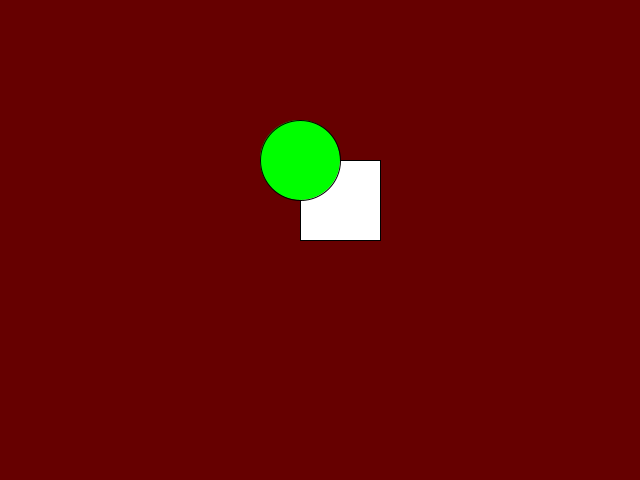
Frame 1 (no input)
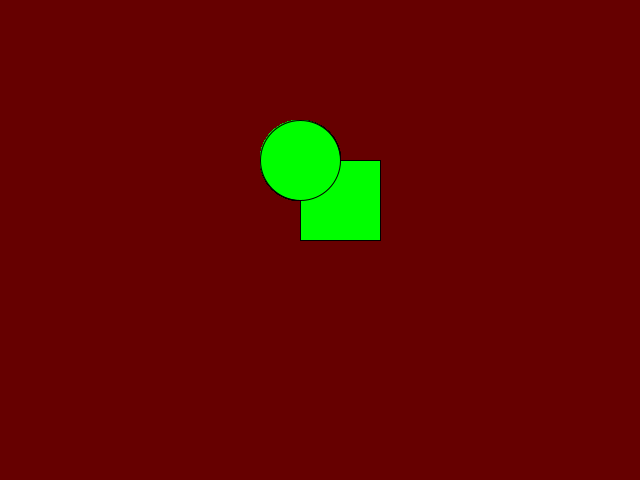
Frame 60 (the mouse pressed at the canvas centre just before this capture)
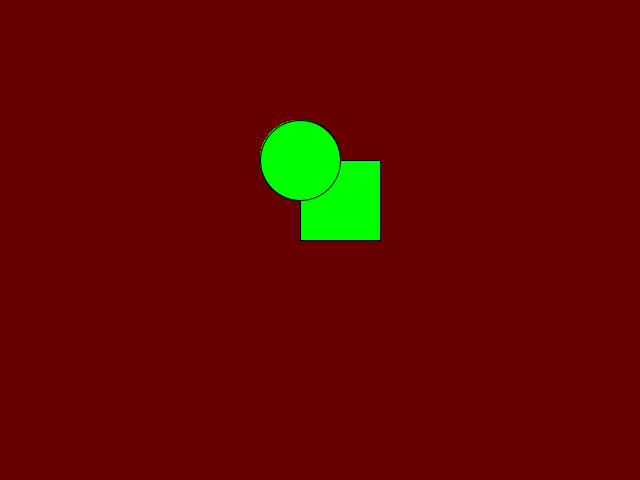
Frame 120 (the mouse held since frame 60 and released just before this capture)

The Processing sketch that drew these frames (run headless with seeded random() and noise(); from frame 60 on, the mouse is pressed at the canvas centre):

// Processing sketch: sketch_130227a
// ── sketch_130227a.pde
void setup() {
  size(640, 480);
  background(102, 0, 0);
}

void draw() {
  // this is going to be... anticlimactic
  rect(300, 160, 80, 80);
  fill(0,256,0);
  ellipse(300, 160, 80, 80);
}                 
